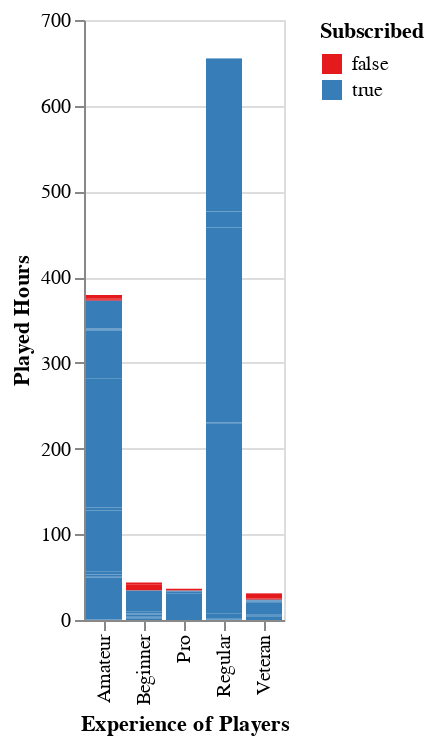

This figure's notebook cell:
### Code cell
players_plot_bar3 = alt.Chart(dropped_players).mark_bar().encode(
    x = alt.X("experience").title("Experience of Players"),
    y = alt.Y("played_hours").title("Played Hours"),
    color = alt.Color("subscribe").title("Subscribed").scale(scheme = "set1")
)
players_plot_bar3

### Figure 1 — Vega-Lite specification as saved in the notebook (floating-point values rounded to 4 significant figures; data arrays with more than 128 entries replaced by an {"elided": "..."} marker saying what was removed)
{"config": {"view": {"continuousWidth": 300, "continuousHeight": 300}}, "data": {"name": "data-2def6b37beff92aab52e02bfdd6aab08"}, "mark": {"type": "bar"}, "encoding": {"color": {"field": "subscribe", "scale": {"scheme": "set1"}, "title": "Subscribed", "type": "nominal"}, "x": {"field": "experience", "title": "Experience of Players", "type": "nominal"}, "y": {"field": "played_hours", "title": "Played Hours", "type": "quantitative"}}, "$schema": "https://vega.github.io/schema/vega-lite/v5.20.1.json", "datasets": {"data-2def6b37beff92aab52e02bfdd6aab08": {"elided": "196 records"}}}
